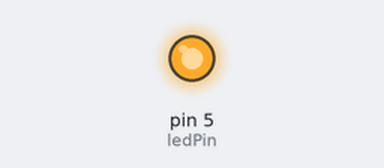
Recording of a sketch running on a simulated Arduino Uno, built with avr-gcc and run on an emulated ATmega328P. Shown: output pins drawn as LEDs (lit = HIGH).

Above: at 0.2 s.
At 20.2 s:
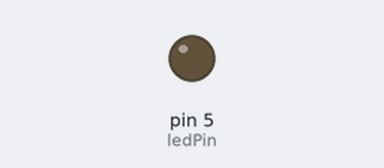
Timing chart, 0 to 22.1 s (numbered marks = the images above):
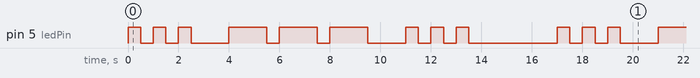

Measured:
- by itself, pin 5 (ledPin): repeats every 17.0 s: 2 × (LOW 0.50 s, HIGH 0.50 s), LOW 1.5 s, 2 × (HIGH 1.5 s, LOW 0.50 s), HIGH 1.5 s, LOW 1.5 s, 2 × (HIGH 0.50 s, LOW 0.50 s), HIGH 0.50 s, LOW 3.5 s, HIGH 0.50 s
- by itself, everything shown: repeats every 17.0 s, in 18 steps

The sketch:

SOSblink3.ino
```cpp
/* Created on 2022
 *  Last modification: 21st April 2022
 */
const int ledPin = 5;
void setup() {
 pinMode(ledPin, OUTPUT);
}

void SOS(int n){
 digitalWrite(ledPin, HIGH);
 delay(n);
 digitalWrite(ledPin, LOW);
 delay(500);
 digitalWrite(ledPin, HIGH);
 delay(n);
 digitalWrite(ledPin, LOW);
 delay(500);
 digitalWrite(ledPin, HIGH);
 delay(n);
 digitalWrite(ledPin, LOW);
 delay(1500);
}

void silence(){
  digitalWrite(ledPin, LOW);
 delay(2000);
}

void loop() {
  SOS(500);
  SOS(1500);
  SOS(500);
  silence();
}
```
